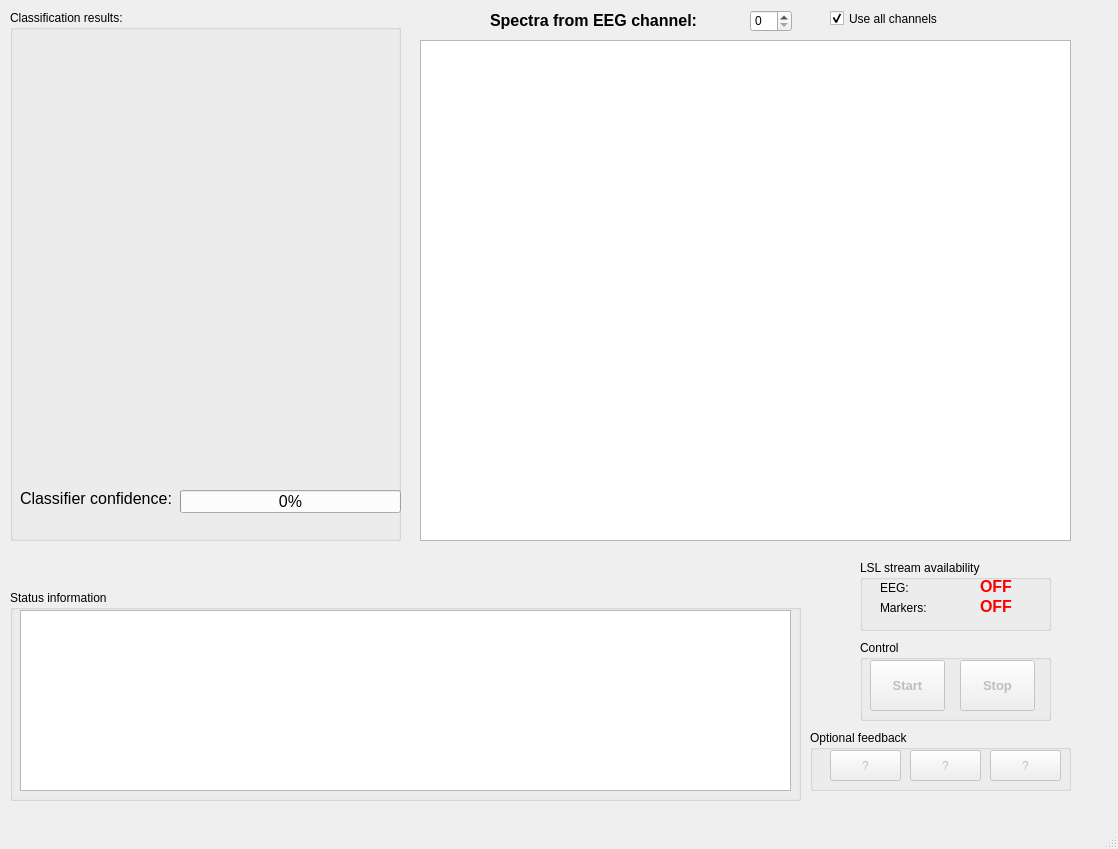
<?xml version="1.0" encoding="UTF-8"?>
<ui version="4.0">
 <class>pbCorrect</class>
 <widget class="QMainWindow" name="pbCorrect">
  <property name="geometry">
   <rect>
    <x>0</x>
    <y>0</y>
    <width>1118</width>
    <height>849</height>
   </rect>
  </property>
  <property name="windowTitle">
   <string>BASIL BCI: Steady state visually evoked potentials</string>
  </property>
  <property name="statusTip">
   <string/>
  </property>
  <widget class="QWidget" name="centralwidget">
   <widget class="QProgressBar" name="pbConfidence">
    <property name="geometry">
     <rect>
      <x>180</x>
      <y>490</y>
      <width>221</width>
      <height>23</height>
     </rect>
    </property>
    <property name="font">
     <font>
      <pointsize>12</pointsize>
     </font>
    </property>
    <property name="value">
     <number>0</number>
    </property>
   </widget>
   <widget class="QLabel" name="lblConfidence">
    <property name="geometry">
     <rect>
      <x>20</x>
      <y>490</y>
      <width>161</width>
      <height>16</height>
     </rect>
    </property>
    <property name="font">
     <font>
      <pointsize>12</pointsize>
     </font>
    </property>
    <property name="text">
     <string>Classifier confidence:</string>
    </property>
   </widget>
   <widget class="QLabel" name="lblEEG">
    <property name="geometry">
     <rect>
      <x>880</x>
      <y>580</y>
      <width>101</width>
      <height>16</height>
     </rect>
    </property>
    <property name="text">
     <string>EEG:</string>
    </property>
   </widget>
   <widget class="QLabel" name="label">
    <property name="geometry">
     <rect>
      <x>880</x>
      <y>600</y>
      <width>111</width>
      <height>16</height>
     </rect>
    </property>
    <property name="text">
     <string>Markers:</string>
    </property>
   </widget>
   <widget class="QLabel" name="lblEEGStatus">
    <property name="geometry">
     <rect>
      <x>980</x>
      <y>580</y>
      <width>47</width>
      <height>13</height>
     </rect>
    </property>
    <property name="font">
     <font>
      <pointsize>12</pointsize>
      <weight>75</weight>
      <bold>true</bold>
     </font>
    </property>
    <property name="styleSheet">
     <string notr="true">color:red</string>
    </property>
    <property name="text">
     <string>OFF</string>
    </property>
   </widget>
   <widget class="QLabel" name="lblMarkerStatus">
    <property name="geometry">
     <rect>
      <x>980</x>
      <y>600</y>
      <width>47</width>
      <height>13</height>
     </rect>
    </property>
    <property name="font">
     <font>
      <pointsize>12</pointsize>
      <weight>75</weight>
      <bold>true</bold>
     </font>
    </property>
    <property name="styleSheet">
     <string notr="true">color: red</string>
    </property>
    <property name="text">
     <string>OFF</string>
    </property>
   </widget>
   <widget class="QGroupBox" name="gbLSLStatus">
    <property name="geometry">
     <rect>
      <x>860</x>
      <y>560</y>
      <width>191</width>
      <height>71</height>
     </rect>
    </property>
    <property name="title">
     <string>LSL stream availability</string>
    </property>
   </widget>
   <widget class="QGroupBox" name="gbStatusInfo">
    <property name="geometry">
     <rect>
      <x>10</x>
      <y>590</y>
      <width>791</width>
      <height>211</height>
     </rect>
    </property>
    <property name="title">
     <string>Status information</string>
    </property>
    <widget class="QTextEdit" name="teStatus">
     <property name="geometry">
      <rect>
       <x>10</x>
       <y>20</y>
       <width>771</width>
       <height>181</height>
      </rect>
     </property>
     <property name="readOnly">
      <bool>true</bool>
     </property>
    </widget>
   </widget>
   <widget class="QGroupBox" name="gbImageGuessed">
    <property name="geometry">
     <rect>
      <x>10</x>
      <y>10</y>
      <width>391</width>
      <height>531</height>
     </rect>
    </property>
    <property name="title">
     <string>Classification results:</string>
    </property>
    <widget class="QLabel" name="lblImage">
     <property name="geometry">
      <rect>
       <x>20</x>
       <y>30</y>
       <width>341</width>
       <height>421</height>
      </rect>
     </property>
     <property name="text">
      <string/>
     </property>
     <property name="scaledContents">
      <bool>true</bool>
     </property>
    </widget>
   </widget>
   <widget class="QGraphicsView" name="gvPlots">
    <property name="geometry">
     <rect>
      <x>420</x>
      <y>40</y>
      <width>651</width>
      <height>501</height>
     </rect>
    </property>
   </widget>
   <widget class="QLabel" name="lblSpectrum">
    <property name="geometry">
     <rect>
      <x>490</x>
      <y>10</y>
      <width>241</width>
      <height>21</height>
     </rect>
    </property>
    <property name="font">
     <font>
      <pointsize>12</pointsize>
      <weight>75</weight>
      <bold>true</bold>
     </font>
    </property>
    <property name="text">
     <string>Spectra from EEG channel:</string>
    </property>
   </widget>
   <widget class="QSpinBox" name="sbChannelID">
    <property name="geometry">
     <rect>
      <x>750</x>
      <y>10</y>
      <width>42</width>
      <height>22</height>
     </rect>
    </property>
    <property name="minimum">
     <number>0</number>
    </property>
    <property name="maximum">
     <number>3</number>
    </property>
   </widget>
   <widget class="QCheckBox" name="cbAllChannels">
    <property name="enabled">
     <bool>true</bool>
    </property>
    <property name="geometry">
     <rect>
      <x>830</x>
      <y>10</y>
      <width>111</width>
      <height>17</height>
     </rect>
    </property>
    <property name="text">
     <string>Use all channels</string>
    </property>
    <property name="checked">
     <bool>true</bool>
    </property>
   </widget>
   <widget class="QGroupBox" name="gbAppControl">
    <property name="geometry">
     <rect>
      <x>860</x>
      <y>640</y>
      <width>191</width>
      <height>81</height>
     </rect>
    </property>
    <property name="title">
     <string>Control</string>
    </property>
    <widget class="QPushButton" name="pbStart">
     <property name="enabled">
      <bool>false</bool>
     </property>
     <property name="geometry">
      <rect>
       <x>10</x>
       <y>20</y>
       <width>75</width>
       <height>51</height>
      </rect>
     </property>
     <property name="font">
      <font>
       <pointsize>10</pointsize>
       <weight>75</weight>
       <bold>true</bold>
      </font>
     </property>
     <property name="text">
      <string>Start</string>
     </property>
    </widget>
    <widget class="QPushButton" name="pbStop">
     <property name="enabled">
      <bool>false</bool>
     </property>
     <property name="geometry">
      <rect>
       <x>100</x>
       <y>20</y>
       <width>75</width>
       <height>51</height>
      </rect>
     </property>
     <property name="font">
      <font>
       <pointsize>10</pointsize>
       <weight>75</weight>
       <bold>true</bold>
      </font>
     </property>
     <property name="text">
      <string>Stop</string>
     </property>
    </widget>
   </widget>
   <widget class="QGroupBox" name="gbFeedback">
    <property name="geometry">
     <rect>
      <x>810</x>
      <y>730</y>
      <width>261</width>
      <height>61</height>
     </rect>
    </property>
    <property name="title">
     <string>Optional feedback</string>
    </property>
    <widget class="QPushButton" name="pbFeedback1">
     <property name="enabled">
      <bool>false</bool>
     </property>
     <property name="geometry">
      <rect>
       <x>20</x>
       <y>20</y>
       <width>71</width>
       <height>31</height>
      </rect>
     </property>
     <property name="text">
      <string>?</string>
     </property>
    </widget>
    <widget class="QPushButton" name="pbFeedback2">
     <property name="enabled">
      <bool>false</bool>
     </property>
     <property name="geometry">
      <rect>
       <x>100</x>
       <y>20</y>
       <width>71</width>
       <height>31</height>
      </rect>
     </property>
     <property name="text">
      <string>?</string>
     </property>
    </widget>
    <widget class="QPushButton" name="pbFeedback3">
     <property name="enabled">
      <bool>false</bool>
     </property>
     <property name="geometry">
      <rect>
       <x>180</x>
       <y>20</y>
       <width>71</width>
       <height>31</height>
      </rect>
     </property>
     <property name="text">
      <string>?</string>
     </property>
    </widget>
   </widget>
  </widget>
  <widget class="QMenuBar" name="menubar">
   <property name="geometry">
    <rect>
     <x>0</x>
     <y>0</y>
     <width>1118</width>
     <height>21</height>
    </rect>
   </property>
  </widget>
  <widget class="QStatusBar" name="statusbar"/>
 </widget>
 <resources/>
 <connections/>
</ui>
